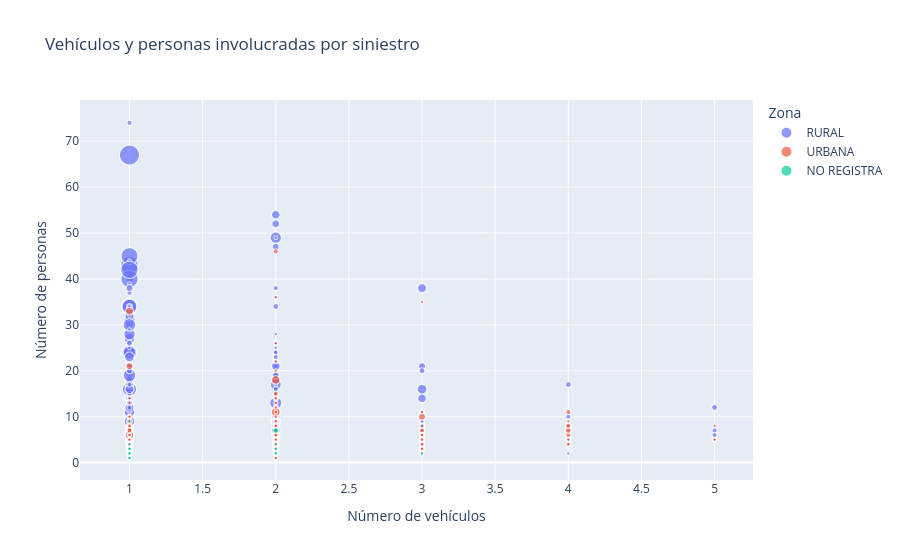

Write notebook code for a chart like this one.
### Markdown cell above
### 11.3 Vehículos y personas involucradas por siniestro

### Code cell
base_grafico = base_integrada.copy()
base_grafico["ZONA_GRAFICO"] = base_grafico["ZONA"].fillna("NO REGISTRA")

fig = px.scatter(
    base_grafico,
    x="N_VEHICULOS",
    y="N_PERSONAS",
    color="ZONA_GRAFICO",
    size="CANTIDAD_DE_FALLECIDOS",
    hover_data=[KEY, "CLASE_SINIESTRO"],
    title="Vehículos y personas involucradas por siniestro",
    labels={
        "N_VEHICULOS":"Número de vehículos",
        "N_PERSONAS":"Número de personas",
        "ZONA_GRAFICO":"Zona",
        "CANTIDAD_DE_FALLECIDOS":"Fallecidos"
    }
)
fig.show()

### Figure 1 — Plotly figure (JSON) as saved in the notebook; plotly's stock layout.template omitted (floating-point values rounded to 4 significant figures; data arrays with more than 128 entries replaced by an {"elided": "..."} marker saying what was removed)
{"data": [{"customdata": {"elided": "5203x2 str values"}, "hovertemplate": "Zona=RURAL<br>Número de vehículos=%{x}<br>Número de personas=%{y}<br>Fallecidos=%{marker.size}<br>CODIGO_SINIESTRO=%{customdata[0]}<br>CLASE_SINIESTRO=%{customdata[1]}<extra></extra>", "legendgroup": "RURAL", "marker": {"color": "#636efa", "size": {"elided": "5203 int values"}, "sizemode": "area", "sizeref": 0.0825, "symbol": "circle"}, "mode": "markers", "name": "RURAL", "showlegend": true, "type": "scattergl", "x": {"elided": "5203 int values"}, "xaxis": "x", "y": {"elided": "5203 int values"}, "yaxis": "y"}, {"customdata": {"elided": "3865x2 str values"}, "hovertemplate": "Zona=URBANA<br>Número de vehículos=%{x}<br>Número de personas=%{y}<br>Fallecidos=%{marker.size}<br>CODIGO_SINIESTRO=%{customdata[0]}<br>CLASE_SINIESTRO=%{customdata[1]}<extra></extra>", "legendgroup": "URBANA", "marker": {"color": "#EF553B", "size": {"elided": "3865 int values"}, "sizemode": "area", "sizeref": 0.0825, "symbol": "circle"}, "mode": "markers", "name": "URBANA", "showlegend": true, "type": "scattergl", "x": {"elided": "3865 int values"}, "xaxis": "x", "y": {"elided": "3865 int values"}, "yaxis": "y"}, {"customdata": [["A-2021-03-305", "CHOQUE CON OBJETO FIJO"], ["A-2021-03-315", "DESPISTE"], ["A-2021-03-306", "CHOQUE CON OBJETO FIJO"], ["A-2021-04-214", "ATROPELLO"], ["A-2021-04-272", "CHOQUE"], ["A-2021-04-271", "CHOQUE"], ["A-2021-04-184", "DESPISTE"], ["A-2021-05-67", "DESPISTE"], ["A-2021-05-72", "CHOQUE CON OBJETO FIJO"], ["A-2021-05-69", "CHOQUE"], ["A-2021-06-142", "DESPISTE"], ["A-2021-06-324", "CHOQUE"], ["A-2021-07-12", "ATROPELLO"], ["A-2021-10-155", "ESPECIAL"], ["A-2022-03-213", "ATROPELLO FUGA"], ["A-2022-03-284", "CHOQUE"], ["A-2022-05-256", "CHOQUE"], ["A-2022-07-13", "CHOQUE"], ["A-2022-07-189", "DESPISTE"], ["A-2022-08-113", "DESPISTE"], ["A-2022-10-194", "CHOQUE FUGA"], ["A-2023-04-180", "ATROPELLO FUGA"], ["A-2023-04-181", "CHOQUE"], ["A-2023-04-184", "ATROPELLO"], ["A-2023-07-182", "ATROPELLO FUGA"], ["A-2023-09-152", "INCENDIO"], ["A-2023-12-56", "CHOQUE"], ["A-2024-02-54", "DESPISTE"], ["A-2024-02-157", "DESPISTE"], ["A-2024-02-94", "DESPISTE"], ["A-2024-03-58", "DESPISTE"], ["A-2024-05-144", "DESPISTE"], ["A-2024-08-69", "DESPISTE"], ["A-2024-08-44", "DESPISTE"], ["A-2024-09-80", "ATROPELLO"], ["A-2025-05-22", "ATROPELLO"], ["A-2025-07-76", "DESPISTE"], ["A-2025-08-89", "CHOQUE"]], "hovertemplate": "Zona=NO REGISTRA<br>Número de vehículos=%{x}<br>Número de personas=%{y}<br>Fallecidos=%{marker.size}<br>CODIGO_SINIESTRO=%{customdata[0]}<br>CLASE_SINIESTRO=%{customdata[1]}<extra></extra>", "legendgroup": "NO REGISTRA", "marker": {"color": "#00cc96", "size": [1, 1, 1, 1, 1, 1, 1, 1, 1, 1, 1, 1, 1, 1, 1, 1, 1, 1, 1, 1, 1, 1, 1, 1, 1, 1, 1, 2, 1, 1, 1, 1, 1, 1, 1, 1, 1, 3], "sizemode": "area", "sizeref": 0.0825, "symbol": "circle"}, "mode": "markers", "name": "NO REGISTRA", "showlegend": true, "type": "scattergl", "x": [1, 1, 1, 1, 2, 2, 1, 1, 1, 2, 1, 2, 1, 1, 1, 2, 1, 2, 1, 1, 2, 1, 2, 1, 1, 1, 3, 1, 1, 1, 1, 1, 1, 1, 1, 1, 1, 2], "xaxis": "x", "y": [1, 1, 1, 2, 2, 2, 3, 3, 2, 2, 1, 3, 2, 2, 2, 2, 1, 2, 1, 3, 2, 2, 4, 2, 2, 9, 2, 2, 3, 3, 1, 1, 4, 2, 2, 2, 2, 7], "yaxis": "y"}], "layout": {"legend": {"itemsizing": "constant", "title": {"text": "Zona"}, "tracegroupgap": 0}, "title": {"text": "Vehículos y personas involucradas por siniestro"}, "xaxis": {"anchor": "y", "domain": [0, 1], "title": {"text": "Número de vehículos"}}, "yaxis": {"anchor": "x", "domain": [0, 1], "title": {"text": "Número de personas"}}}}
